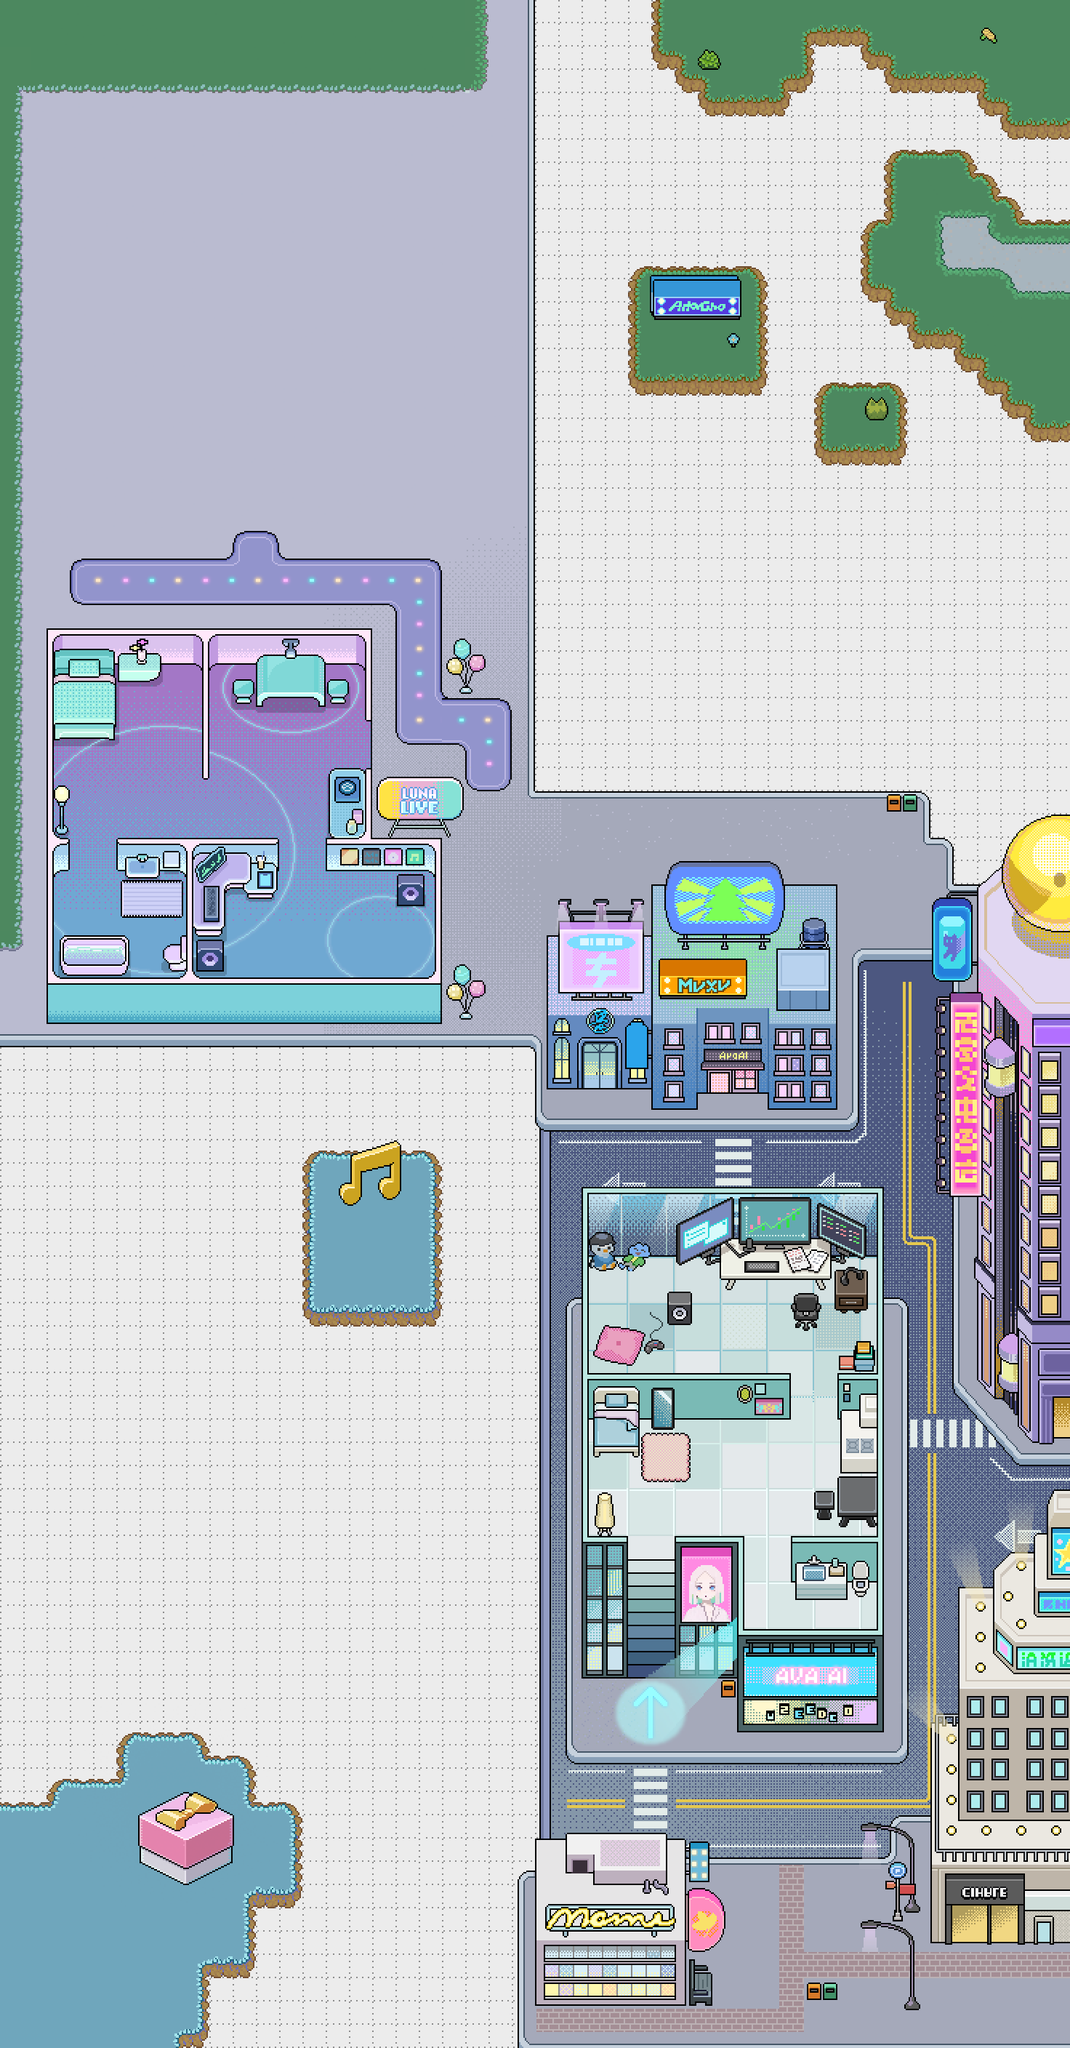

A level layout from a 2D game, rendered from its tile map. Below: a short description, then the map file with tile-grid data replaced by summaries:
An orthogonal 46x88 tile map with 32x32 px tiles, 2 tile layers (building, layer_1), 2 tilesets and 19 objects (avaGame, avaData, avaRead, avaCook, avaEat, ...).

<map version="1.10" tiledversion="1.11.0" orientation="orthogonal" renderorder="left-up" width="46" height="88" tilewidth="32" tileheight="32" infinite="0" nextlayerid="7" nextobjectid="72">
 <editorsettings>
  <export target="map2.tmj" format="json" />
 </editorsettings>
 <tileset firstgid="1" name="block" tilewidth="32" tileheight="32" tilecount="1" columns="1">
  <image source="map/block.png" width="32" height="32" />
 </tileset>
 <tileset firstgid="2" name="map2" tilewidth="32" tileheight="32" tilecount="4048" columns="46">
  <image source="map/map2.png" width="1472" height="2816" />
 </tileset>
 <layer id="4" name="building" width="46" height="88">
  <data>[4048 cells, 2991 non-empty, 1 distinct tile ids]</data>
 </layer>
 <layer id="1" name="layer_1" width="46" height="88">
  <data>[4048 cells, 4048 non-empty, 4048 distinct tile ids]</data>
 </layer>
 <objectgroup id="5" name="object">
  <object id="46" name="avaGame" x="878.583" y="1839.6" />
  <object id="47" name="avaData" x="1041" y="1773.92" />
  <object id="48" name="avaRead" x="1135.25" y="1871.42" />
  <object id="49" name="avaCook" x="1136.67" y="1997.26" />
  <object id="50" name="avaEat" x="1135.17" y="2064.43" />
  <object id="51" name="avaSleep" x="877.667" y="1972.09" />
  <object id="52" name="avaThink" x="1134.67" y="1872.59" />
  <object id="54" name="lunaSing" x="366.617" y="333.742" />
  <object id="55" name="lunaEat" x="334.689" y="942.723" />
  <object id="56" name="lunaSleep" x="145.583" y="976.928" />
  <object id="57" name="lunaCook" x="430.416" y="1102.1" />
  <object id="58" name="lunaRead" x="336" y="1263.76" />
  <object id="62" name="lunaThink" x="526.667" y="1296" />
  <object id="66" name="lunaBuild_up_1" x="241" y="176" />
  <object id="67" name="lunaBuild_down_2" x="465" y="367" />
  <object id="68" name="avaCheck_left_1" x="241" y="367" />
  <object id="69" name="avaCheck_down_2" x="336" y="622" />
  <object id="70" name="avaCheck_up_3" x="273" y="719" />
  <object id="71" name="lunaBuild_up_3" x="496" y="718" />
 </objectgroup>
</map>
